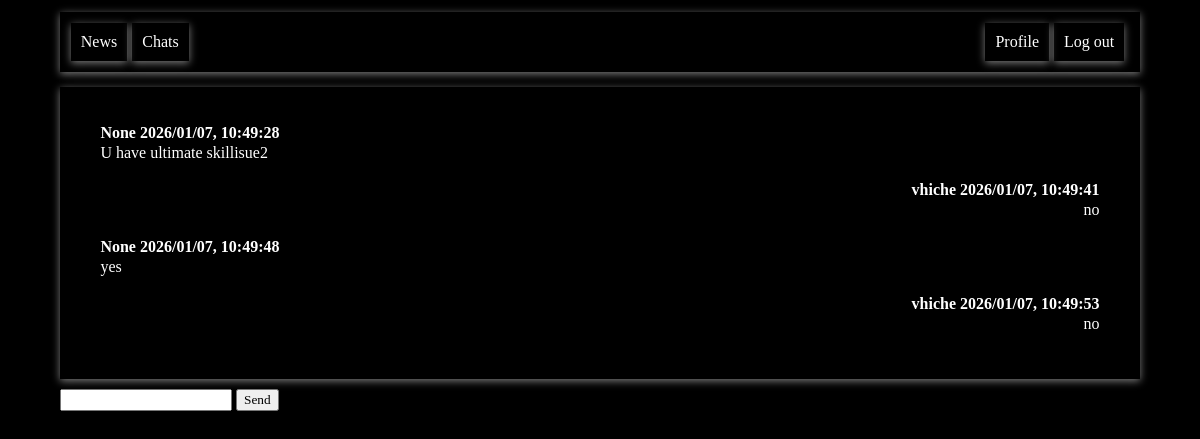
The page /chatlist/3 (signed in) on the database its author committed.
### tables this page shows
CREATE TABLE message (
    id INTEGER PRIMARY KEY,
    text TEXT NOT NULL,
    datetime DATETIME NOT NULL,
    chat_id INTEGER NOT NULL,
    sender_id INTEGER NOT NULL,
    FOREIGN KEY (chat_id) REFERENCES chat(id),
    FOREIGN KEY (sender_id) REFERENCES client(id)
);

CREATE TABLE client (
    id INTEGER PRIMARY KEY,
    email TEXT NOT NULL,
    password TEXT NOT NULL
, about, username);

### main.py (the view)
@app.route('/chatlist/<chat_id>')
@login_required
def chat(chat_id):
    messages = getMessagesByChatId(int(chat_id))
    for i in range(len(messages)):
        messages[i].update({"sender_username": getUserById(messages[i]["sender_id"])["username"]})
    return render_template("chat.html", messages=messages, chat_id=chat_id)

### db/clients.py (called while the page is built)
def getUserById(id):
    connection = get_connection()
    query = "SELECT * FROM client WHERE id = (?)"
    args = (id,)
    cur = connection.execute(query, args)
    res = cur.fetchone()
    cur.close()
    return res

### db/config.py (called while the page is built)
def get_connection():
    connection = sqlite3.connect(DATABASE)
    connection.row_factory = dict_factory
    return connection

def dict_factory(cursor, row):
    d = {}
    for idx, col in enumerate(cursor.description):
        d[col[0]] = row[idx]
    return d

### db/messages.py (called while the page is built)
def getMessagesByChatId(id):
    connection = get_connection()
    connection.execute("""
CREATE TABLE IF NOT EXISTS message (
    id INTEGER PRIMARY KEY,
    text TEXT NOT NULL,
    datetime DATETIME NOT NULL,
    chat_id INTEGER NOT NULL,
    sender_id INTEGER NOT NULL,
    FOREIGN KEY (chat_id) REFERENCES chat(id),
    FOREIGN KEY (sender_id) REFERENCES client(id)
)
    """)
    query = """SELECT * FROM message WHERE chat_id = ?"""
    args = [id]
    cur = connection.execute(query, args)
    res = cur.fetchall()
    cur.close()
    connection.close()
    return res

### main.py (called while the page is built)
def login_required(f):
    @wraps(f)
    def check_permissions(*args, **kwargs):
        client_id = session.get("id")
        if client_id is None:
            return redirect(url_for('sign_in'))
        return f(*args, **kwargs)
    return check_permissions

### templates/chat.html (shortened to what this page needs)
<!DOCTYPE html>
<html>
<head>
  <link href="{{ url_for('static', filename='styles/global.css') }}" rel="stylesheet" type="text/css" />
  <link href="{{ url_for('static', filename='styles/chat.css') }}" rel="stylesheet" type="text/css" />
</head>
<body>
  <div class="main">
      <div class="navigation ">
          <div class="navigation-side">
              {% if session["id"] %}
              <div class="navigation-item">
                  <a href="{{url_for('feed')}}">News</a>
              </div>
              <div class="navigation-item">
                  <a href="{{url_for('chat_list')}}">Chats</a>
              </div>
              {% endif %}
          </div>
          <div class="navigation-side">
              {% if session["id"] %}
              <div class="navigation-item">
                   <a href="{{url_for('profile', client_id = session['id'])}}">Profile</a>
              </div>
              {% else %}
              <div class="navigation-item">
                  <a href="{{url_for('sign_in')}}">Log in</a>
              </div>
              {% endif %}
              {% if session["id"] %}
              <div class="navigation-item">
                  <a href="{{url_for('log_out')}}">Log out</a>
              </div>
              {% endif %}
          </div>
      </div>
      {% if messages|length == 0 %}
    <div class="box">No messages yet...</div>
    {% else %}
    <div class="box" id="messages-holder">
        {% for message in messages %}
        <div>
              {% if message.sender_id != session['id'] %}
              <div class="message left">
                  <div class="message-header">
                      <span class="message-author">{{message.sender_username}}</span>
                      <span class="message-datetime">{{message.datetime}}</span>
                  </div>
                  <div class="message-text">{{message.text}}</div>
              </div>
              {% else %}
              <div class="message right">
                  <div class="message-header">
                      <span class="message-author">{{message.sender_username}}</span>
                      <span class="message-datetime">{{message.datetime}}</span>
                  </div>
                  <div class="message-text">{{message.text}}</div>
              </div>
              {% endif %}
        </div>
        {% endfor %}
    </div>
    {% endif %}
    <input type="text" id="text" autocomplete="off">
    <button onclick="sendMessage()">Send</button>
  </div>
</body>
</html>

### static/styles/global.css (style rules this page uses)
* { font-family: 'Ariel', cursive; margin: 0px; }
a { text-decoration: none; color: white; }
.box { padding: 3%; box-shadow: rgba(156, 156, 156, 0.8) 0px 2px 8px 0px; margin-bottom: 10px; }
.navigation { padding: 1%; box-shadow: rgba(156, 156, 156, 0.8) 0px 2px 8px 0px; margin-bottom: 15px; display: flex; justify-content: space-between; }
.navigation-side { display: flex; justify-content: space-between; }
.navigation-item { text-decoration: none; box-shadow: rgba(156, 156, 156, 0.8) 0px 2px 8px 0px; padding: 10px; color: white; margin-right: 5px; }
.main { margin: 1%; margin-left: 5%; margin-right: 5%; }
html { background-color: black; color:white; }

### static/styles/chat.css (style rules this page uses)
.message { margin-left: 3px; margin-right: 3px; margin-bottom: 9px; padding: 5px; }
.left { text-align: start; }
.right { text-align: end; }
.message-header { font-weight: bold; margin-bottom: 2px; }
#messages-holder { display: block; max-height: 60vh; overflow: scroll; overflow-x: hidden; }

### rows shown on the page
message: sender_username "None", datetime "2026/01/07, 10:49:28", text "U have ultimate skillisue2"
message: sender_username "vhiche", datetime "2026/01/07, 10:49:41", text "no"
message: sender_username "None", datetime "2026/01/07, 10:49:48", text "yes"
message: sender_username "vhiche", datetime "2026/01/07, 10:49:53", text "no"
